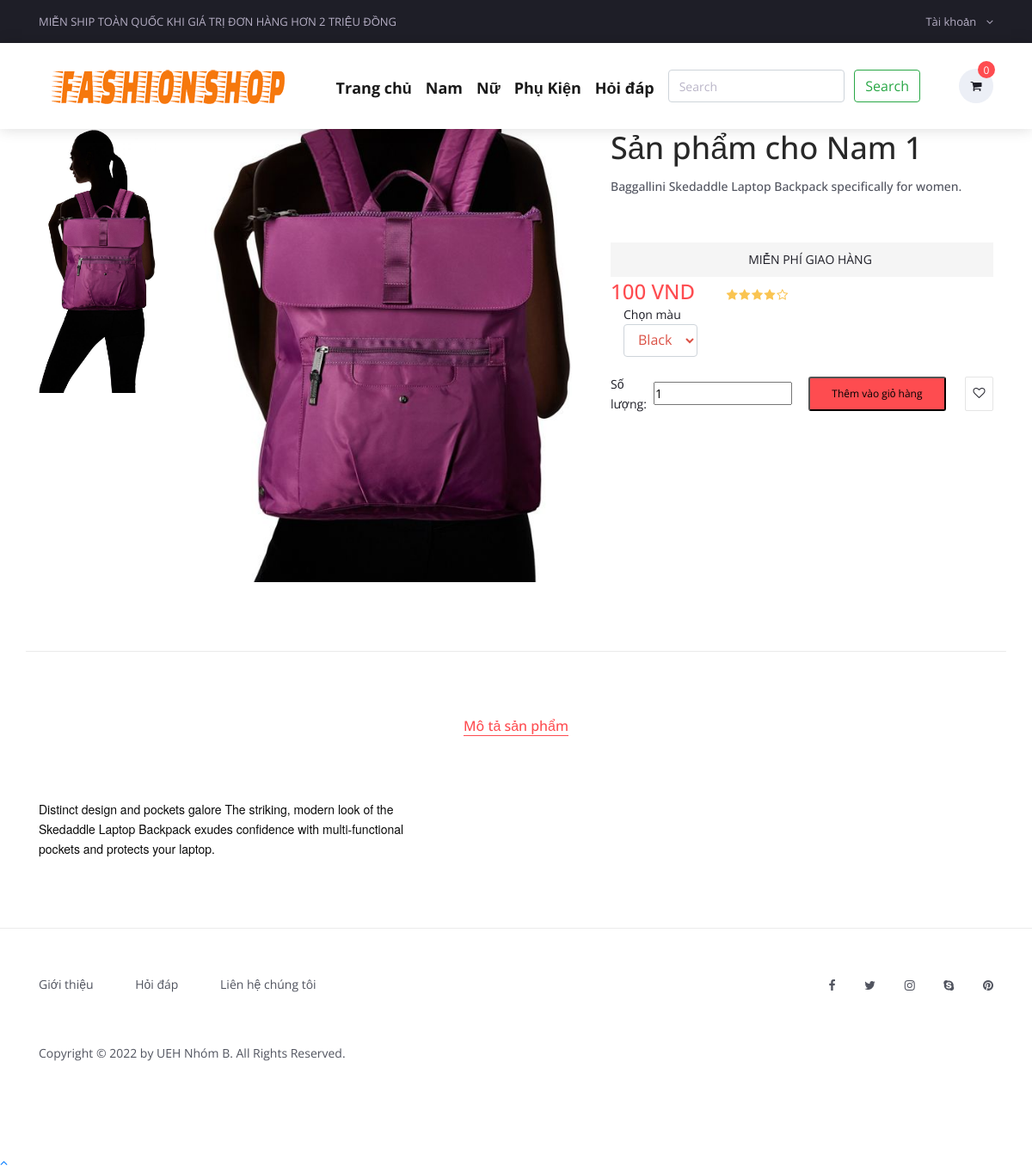
The page /product.php?id=77 on the database as committed earlier.
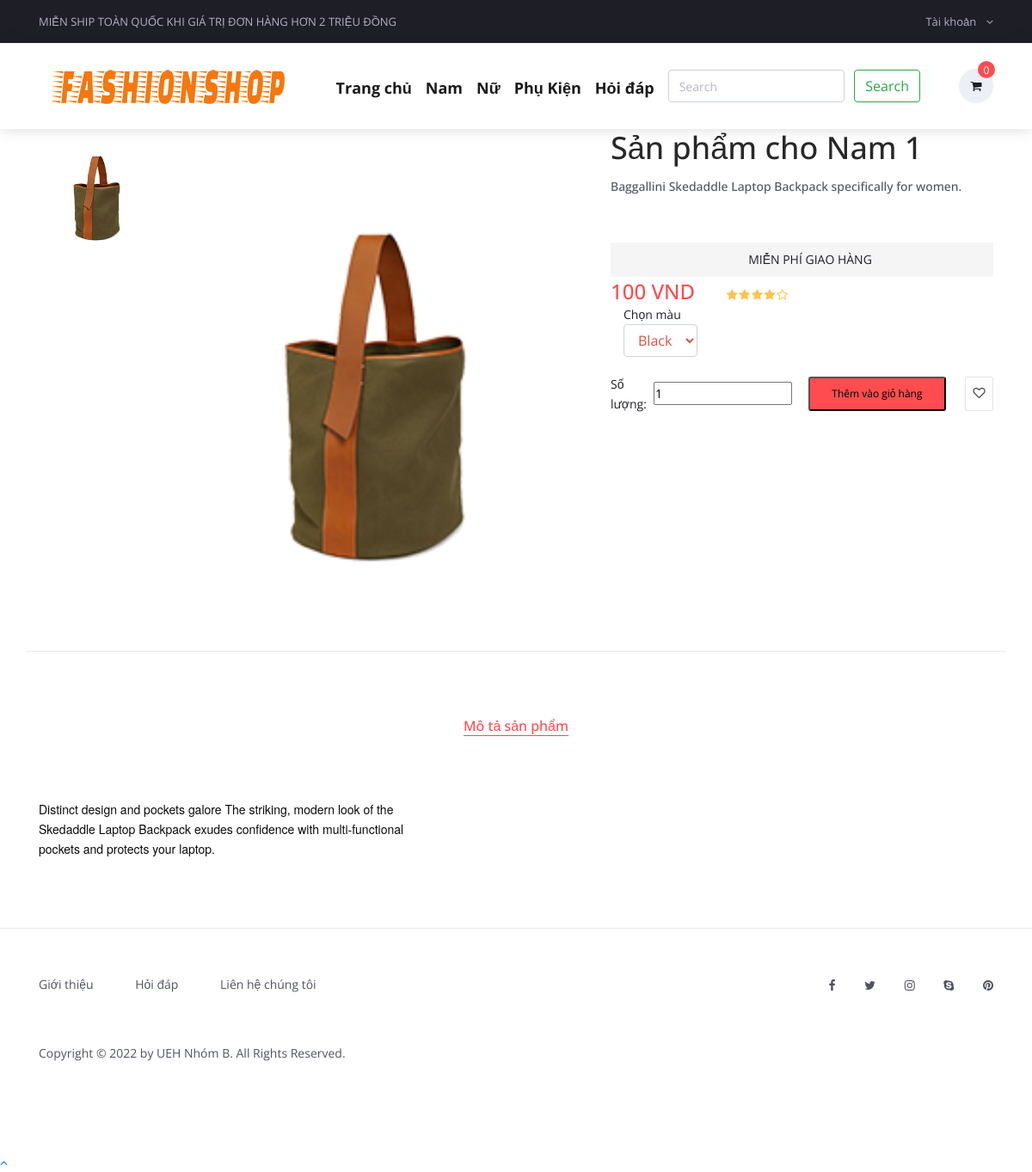
The same page on the database as committed later.
### tables this page shows
CREATE TABLE `tbl_top_category` (
  `tcat_id` int(11) NOT NULL AUTO_INCREMENT,
  `tcat_name` varchar(255) NOT NULL DEFAULT '',
  `show_on_menu` int(11) NOT NULL,
  `photo` varchar(255) DEFAULT NULL,
  PRIMARY KEY (`tcat_id`)
);

CREATE TABLE `tbl_product_photo` (
  `pp_id` int(11) NOT NULL AUTO_INCREMENT,
  `photo` varchar(255) NOT NULL,
  `p_id` int(11) NOT NULL,
  PRIMARY KEY (`pp_id`)
);

### product.php (the view, shortened to what the changed rows need)
<?php require_once('header.php'); ?>
<?php
if(!isset($_REQUEST['id'])) {
    header('location: index.php');
    exit;
} else {
    $statement = $pdo->prepare("SELECT * FROM tbl_product WHERE p_id=?");
    $statement->execute(array($_REQUEST['id']));
    $result = $statement->fetchAll(PDO::FETCH_ASSOC);
}
foreach($result as $row) {
    $p_name = $row['p_name'];
}
		?>
<link rel="stylesheet" type="text/css" href="styles/single_styles.css">
<link rel="stylesheet" type="text/css" href="styles/single_responsive.css">
<div class="container single_product_container">
		<div class="row">
			<div class="col-lg-7">
				<div class="single_product_pics">
					<div class="row">
						<div class="col-lg-3 thumbnails_col order-lg-1 order-2">
							<div class="single_product_thumbnails">
								<ul>
                                <?php
                                $img = '';
                                $statement = $pdo->prepare("SELECT * FROM tbl_product_photo WHERE p_id=?");
                                $statement->execute(array($_REQUEST['id']));
                                $result = $statement->fetchAll(PDO::FETCH_ASSOC);
                                foreach ($result as $row) {
                                    $img = "assets/uploads/product_photos/". $row['photo'];
                                    ?>
                                    <li><img src="assets/uploads/product_photos/<?php echo $row['photo']; ?>" alt="" data-image="assets/uploads/product_photos/<?php echo $row['photo']; ?>"></li>
                                    <?php
                                }
                                ?>
								</ul>
							</div>
						</div>
						<div class="col-lg-9 image_col order-lg-2 order-1">
							<div class="single_product_image">
								<div class="single_product_image_background" style="background-image:url(<?php echo $img; ?>)"></div>
							</div>
						</div>
					</div>
				</div>
			</div>
			<div class="col-lg-5">
				<div class="product_details">
					<div class="product_details_title">
						<h2><?php echo $p_name; ?></h2>
					</div>
				</div>
			</div>
		</div>
	</div>
<?php require_once('footer.php'); ?>

### header.php (shortened to what the changed rows need)
<?php
include("admin/inc/config.php");
?>
<!DOCTYPE html>
<html lang="en">
<head>
	<link rel="stylesheet" type="text/css" href="styles/bootstrap4/bootstrap.min.css">
	<link href="plugins/font-awesome-4.7.0/css/font-awesome.min.css" rel="stylesheet" type="text/css">
	<link rel="stylesheet" type="text/css" href="plugins/OwlCarousel2-2.2.1/owl.carousel.css">
	<link rel="stylesheet" type="text/css" href="plugins/OwlCarousel2-2.2.1/owl.theme.default.css">
	<link rel="stylesheet" type="text/css" href="plugins/OwlCarousel2-2.2.1/animate.css">
	<link rel="stylesheet" type="text/css" href="styles/responsive.css">
	<link rel="stylesheet" type="text/css" href="styles/main_styles.css">
	<?php
	$cur_page = substr($_SERVER["SCRIPT_NAME"],strrpos($_SERVER["SCRIPT_NAME"],"/")+1);
		?>
		<?php
	if($cur_page == 'product.php')
	{
		$statement = $pdo->prepare("SELECT * FROM tbl_product WHERE p_id=?");
		$statement->execute(array($_REQUEST['id']));
		$result = $statement->fetchAll(PDO::FETCH_ASSOC);
	}
		?>
</head>
<body>
<div class="super_container">
	<header class="header trans_300">
		<div class="main_nav_container">
			<div class="container">
				<div class="row">
				<div class="col-lg-12 text-right">
						<nav class="navbar navbar-expand-lg navbar-light">
							<div class="collapse navbar-collapse" id="navbarSupportedContent">
								<ul class="navbar-nav mr-auto">
									<?php
										$statement = $pdo->prepare("SELECT * FROM tbl_top_category WHERE show_on_menu=1");
										$statement->execute();
										$result = $statement->fetchAll(PDO::FETCH_ASSOC);
										foreach ($result as $row) {
											?>
												<li class="nav-item active">
													<a class="nav-link customer-font" href="product-category.php?id=<?php echo $row['tcat_id']; ?>&type=top-category"><?php echo $row['tcat_name']; ?><span class="sr-only"></span></a>
												</li>
											<?php
										}
										?>
								</ul>
							</div>
						</nav>
				</div>
				</div>
			</div>
		</div>
	</header>

Rows that differ between the two databases and show on the page:
removed tbl_product_photo: photo (picture)
added tbl_product_photo: photo (picture)
